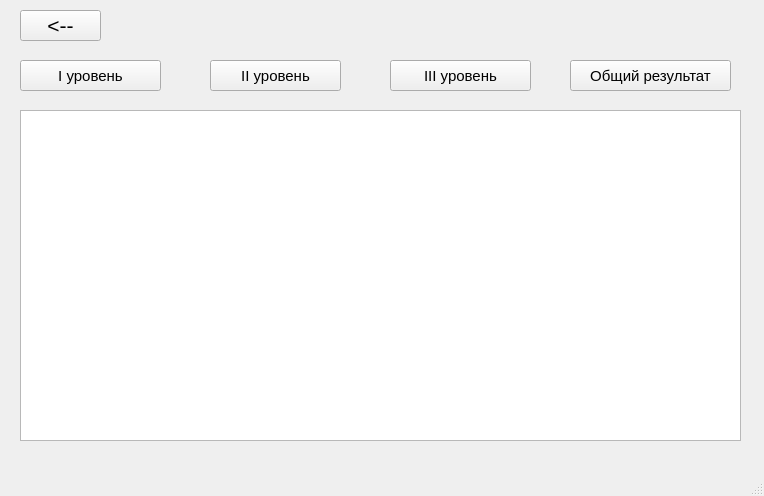
<?xml version="1.0" encoding="UTF-8"?>
<ui version="4.0">
 <class>MainWindow</class>
 <widget class="QMainWindow" name="MainWindow">
  <property name="geometry">
   <rect>
    <x>0</x>
    <y>0</y>
    <width>764</width>
    <height>496</height>
   </rect>
  </property>
  <property name="windowTitle">
   <string>MainWindow</string>
  </property>
  <widget class="QWidget" name="centralwidget">
   <widget class="QTableWidget" name="tableWidget">
    <property name="geometry">
     <rect>
      <x>20</x>
      <y>110</y>
      <width>721</width>
      <height>331</height>
     </rect>
    </property>
    <property name="font">
     <font>
      <family>Segoe Script</family>
      <pointsize>10</pointsize>
     </font>
    </property>
   </widget>
   <widget class="QPushButton" name="level1">
    <property name="geometry">
     <rect>
      <x>20</x>
      <y>60</y>
      <width>141</width>
      <height>31</height>
     </rect>
    </property>
    <property name="font">
     <font>
      <pointsize>11</pointsize>
     </font>
    </property>
    <property name="text">
     <string>I уровень</string>
    </property>
   </widget>
   <widget class="QPushButton" name="level2">
    <property name="geometry">
     <rect>
      <x>210</x>
      <y>60</y>
      <width>131</width>
      <height>31</height>
     </rect>
    </property>
    <property name="font">
     <font>
      <pointsize>11</pointsize>
     </font>
    </property>
    <property name="text">
     <string>II уровень</string>
    </property>
   </widget>
   <widget class="QPushButton" name="total_res">
    <property name="geometry">
     <rect>
      <x>570</x>
      <y>60</y>
      <width>161</width>
      <height>31</height>
     </rect>
    </property>
    <property name="font">
     <font>
      <pointsize>11</pointsize>
     </font>
    </property>
    <property name="text">
     <string>Общий результат</string>
    </property>
   </widget>
   <widget class="QPushButton" name="level3">
    <property name="geometry">
     <rect>
      <x>390</x>
      <y>60</y>
      <width>141</width>
      <height>31</height>
     </rect>
    </property>
    <property name="font">
     <font>
      <pointsize>11</pointsize>
     </font>
    </property>
    <property name="text">
     <string>III уровень</string>
    </property>
   </widget>
   <widget class="QPushButton" name="return_btn">
    <property name="geometry">
     <rect>
      <x>20</x>
      <y>10</y>
      <width>81</width>
      <height>31</height>
     </rect>
    </property>
    <property name="font">
     <font>
      <pointsize>16</pointsize>
     </font>
    </property>
    <property name="text">
     <string>&lt;--</string>
    </property>
   </widget>
  </widget>
  <widget class="QMenuBar" name="menubar">
   <property name="geometry">
    <rect>
     <x>0</x>
     <y>0</y>
     <width>764</width>
     <height>21</height>
    </rect>
   </property>
  </widget>
  <widget class="QStatusBar" name="statusbar"/>
 </widget>
 <resources/>
 <connections/>
</ui>
